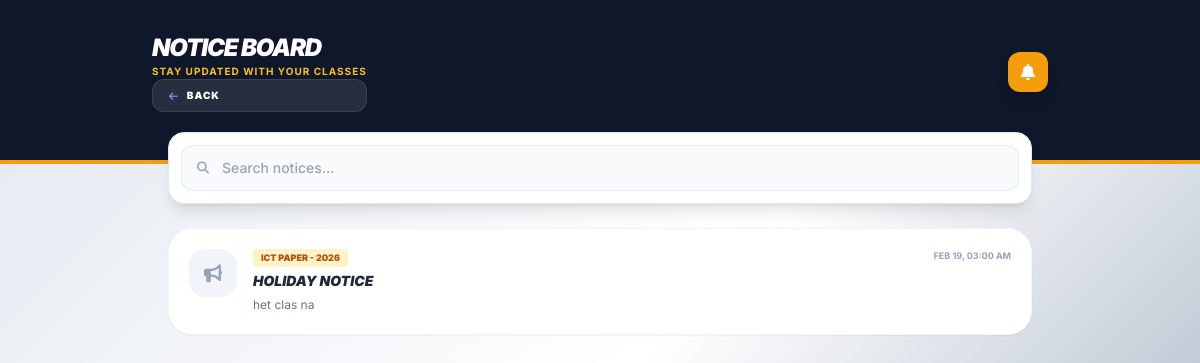
Screenshot of /st_notifications.php (signed in) with the database file from the repository.
### tables this page shows
CREATE TABLE `notifications` (
  `id` int(11) NOT NULL,
  `teacher_id` int(11) NOT NULL,
  `class_id` int(11) NOT NULL,
  `title` varchar(255) NOT NULL,
  `message` text NOT NULL,
  `created_at` timestamp NOT NULL DEFAULT current_timestamp()
);

CREATE TABLE `classes` (
  `class_id` int(11) NOT NULL,
  `teacher_id` int(11) NOT NULL,
  `exam_year` varchar(10) DEFAULT NULL,
  `stream` enum('O/L','A/L') DEFAULT NULL,
  `subject` varchar(100) DEFAULT NULL,
  `class_fee` decimal(10,2) DEFAULT 0.00,
  `fee_type` enum('day','monthly') DEFAULT 'monthly'
);

### st_notifications.php (the view, shortened to what this page needs)
<?php
include 'config.php';
$student_id = $_SESSION['user_id'];
$search_query = isset($_GET['search']) ? mysqli_real_escape_string($conn, $_GET['search']) : '';
$sql = "SELECT n.*, c.subject, c.exam_year
        FROM notifications n
        JOIN classes c ON n.class_id = c.class_id
        JOIN student_classes sc ON n.class_id = sc.class_id
        WHERE sc.student_id = '$student_id'";
$sql .= " ORDER BY n.created_at DESC";
$result = $conn->query($sql);
?>
<!DOCTYPE html>
<html lang="en">
<head>
    <script src="https://cdn.tailwindcss.com"></script>
    <link rel="stylesheet" href="https://cdnjs.cloudflare.com/ajax/libs/font-awesome/6.4.0/css/all.min.css">
</head>
<body class="pb-24">
    <header class="glass-header pt-8 pb-12 px-5 text-white">
        <div class="max-w-4xl mx-auto flex justify-between items-center">
            <div>
                <h1 class="text-2xl font-black uppercase italic tracking-tighter">Notice Board</h1>
                <p class="text-amber-400 text-[10px] font-bold uppercase tracking-widest">Stay updated with your classes</p>
                <a href="index.php" class="bg-white/10 hover:bg-white/20 px-4 py-2 rounded-xl border border-white/10 text-[10px] font-black uppercase tracking-widest flex items-center gap-2 transition-all">
                    <i class="fas fa-arrow-left text-indigo-400"></i> Back
                </a>
            </div>
            <div class="w-10 h-10 bg-amber-500 rounded-xl flex items-center justify-center shadow-lg animate-pulse">
                <i class="fas fa-bell text-white"></i>
            </div>
        </div>
    </header>
    <main class="max-w-4xl mx-auto px-4 -mt-8">
        <div class="bg-white p-3 rounded-2xl shadow-lg mb-6 border border-slate-200">
            <form action="" method="GET" class="relative">
                <i class="fas fa-search absolute left-4 top-1/2 -translate-y-1/2 text-slate-400 text-xs"></i>
                <input type="text" name="search" value="<?= $search_query ?>" placeholder="Search notices..."
                       class="w-full pl-10 pr-4 py-3 bg-slate-50 border border-slate-200 rounded-xl text-sm font-medium outline-none focus:ring-2 ring-amber-500/20">
            </form>
        </div>
        <div class="space-y-4">
            <?php if($result && $result->num_rows > 0): ?>
                <?php while($row = $result->fetch_assoc()): ?>
                    <div class="bg-white p-5 rounded-3xl border border-slate-100 shadow-sm notice-card flex gap-4">
                        <div class="flex-shrink-0">
                            <div class="w-12 h-12 bg-slate-100 rounded-2xl flex items-center justify-center text-slate-400">
                                <i class="fas fa-bullhorn text-lg"></i>
                            </div>
                        </div>
                        <div class="flex-1">
                            <div class="flex justify-between items-start mb-1">
                                <span class="text-[9px] font-black bg-amber-100 text-amber-700 px-2 py-0.5 rounded uppercase">
                                    <?= $row['subject'] ?> - <?= $row['exam_year'] ?>
                                </span>
                                <span class="text-[9px] font-bold text-slate-400 uppercase">
                                    <?= date('M d, h:i A', strtotime($row['created_at'])) ?>
                                </span>
                            </div>
                            <h3 class="text-sm font-black text-slate-800 uppercase italic mb-1"><?= $row['title'] ?></h3>
                            <p class="text-xs text-slate-500 leading-relaxed">
                                <?= nl2br($row['message']) ?>
                            </p>
                        </div>
                    </div>
                <?php endwhile; ?>
            <?php endif; ?>
        </div>
    </main>
</body>
</html>

### st_notifications.php (style rules this page uses)
body { font-family: 'Inter', sans-serif; background: linear-gradient(135deg, #e2e8f0 0%, #ffffff 50%, #94a3b8 100%); background-attachment: fixed; min-height: 100vh; }
.glass-header { background: #0f172a; border-bottom: 4px solid #f59e0b; }
.notice-card { transition: all 0.3s ease; }

### rows the page displays
notifications: class.subject "ICT PAPER", class.exam_year "2026", created_at "FEB 19, 03:00 AM", title "HOLIDAY NOTICE", message "het clas na"
